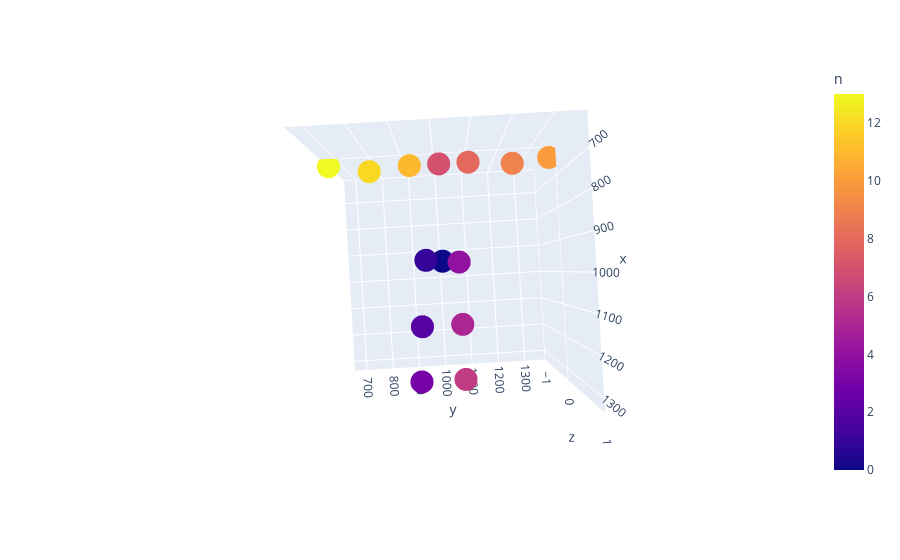

The code cell stored with this chart in its notebook:
### Code cell
x = test_set.poses2d[i,CocoExJoints.TO_COMMON14, 0]
y = test_set.poses2d[i,CocoExJoints.TO_COMMON14, 1]
n = range(len(x))
# z = test_set.poses2d[i,:, 2]

df = pd.DataFrame({'x': y, 'y': x, 'z':np.zeros_like(x), 'n':n}) #, 'z': z
fig = px.scatter_3d(df, x='x', y='y', z='z', color='n')
fig.show()

### Figure 1 — Plotly figure (JSON) as saved in the notebook; plotly's stock layout.template omitted (floating-point values rounded to 4 significant figures)
{"data": [{"hovertemplate": "x=%{x}<br>y=%{y}<br>z=%{z}<br>n=%{marker.color}<extra></extra>", "legendgroup": "", "marker": {"color": [0, 1, 2, 3, 4, 5, 6, 7, 8, 9, 10, 11, 12, 13], "coloraxis": "coloraxis", "symbol": "circle"}, "mode": "markers", "name": "", "scene": "scene", "showlegend": false, "type": "scatter3d", "x": [945.4, 939.7, 1144.0, 1314.0, 951.0, 1144.0, 1314.0, 644.9, 644.9, 656.2, 644.9, 644.9, 656.2, 633.6], "y": [1010.0, 959.2, 936.6, 925.2, 1061.0, 1061.0, 1061.0, 1016.0, 1107.0, 1243.0, 1356.0, 925.2, 800.5, 675.8], "z": [0, 0, 0, 0, 0, 0, 0, 0, 0, 0, 0, 0, 0, 0]}], "layout": {"autosize": true, "coloraxis": {"colorbar": {"title": {"text": "n"}}, "colorscale": [[0, "#0d0887"], [0.1111, "#46039f"], [0.2222, "#7201a8"], [0.3333, "#9c179e"], [0.4444, "#bd3786"], [0.5556, "#d8576b"], [0.6667, "#ed7953"], [0.7778, "#fb9f3a"], [0.8889, "#fdca26"], [1, "#f0f921"]]}, "legend": {"tracegroupgap": 0}, "margin": {"t": 60}, "scene": {"aspectmode": "auto", "aspectratio": {"x": 1, "y": 1, "z": 1}, "camera": {"center": {"x": 0, "y": 0, "z": 0}, "eye": {"x": 1.323e-16, "y": -7.742e-18, "z": 2.165}, "projection": {"type": "perspective"}, "up": {"x": 0, "y": 0, "z": 1}}, "domain": {"x": [0, 1], "y": [0, 1]}, "xaxis": {"title": {"text": "x"}, "type": "linear"}, "yaxis": {"title": {"text": "y"}, "type": "linear"}, "zaxis": {"title": {"text": "z"}, "type": "linear"}}}}
